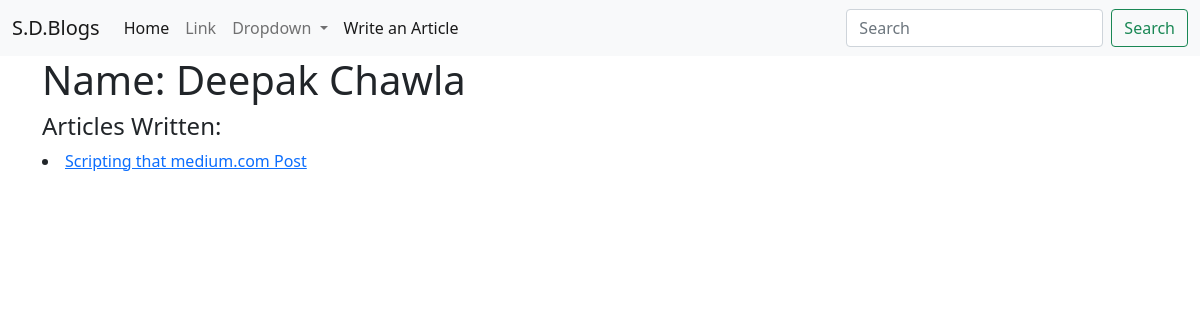
The page /author/2 on the database as committed earlier.
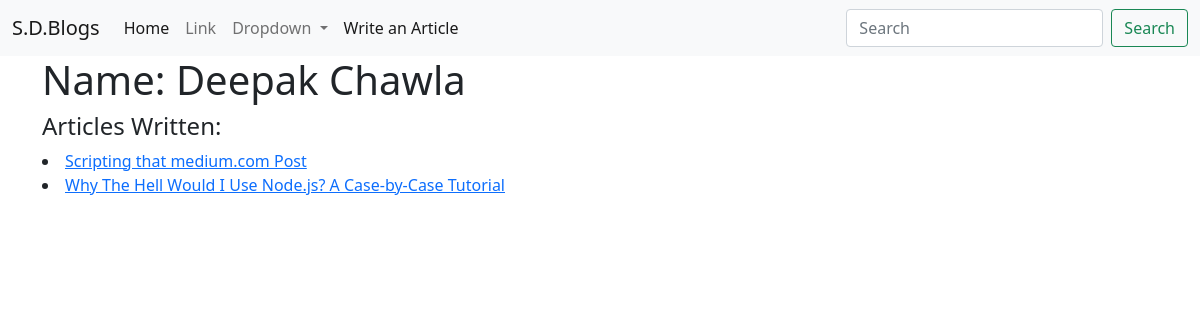
The same page on the database as committed later.
### main/models.py (models this page shows, shortened)
class Article(models.Model):
    title = models.CharField(max_length=256)
    content = models.TextField()
    createdAt = models.DateTimeField(auto_now_add = True)
    authors = models.ManyToManyField('Author')

### main/views.py (the view)
# urls.py: path('author/<int:pk>', views.author, name='get_author'),
def author(request, pk):
    author = get_object_or_404(models.Author, pk = pk)
    context = {
        "author": author
    }
    return render(request, 'main/author.html', context)

### templates/main/author.html
{% extends 'main/base.html' %}
{% block content %}
<h1>Name: {{ author.name }}</h1>
<h4>Articles Written: </h4>
{% for article in author.article_set.all %}
    <li>
        <a href="{% url 'get_article' article.pk %}">{{article.title}}</a>
    </li>
{% endfor %}
{% endblock content %}

Rows that differ between the two databases and show on the page:
added Article: title "Why The Hell Would I Use Node.js? A Case-by-Case Tutorial"
